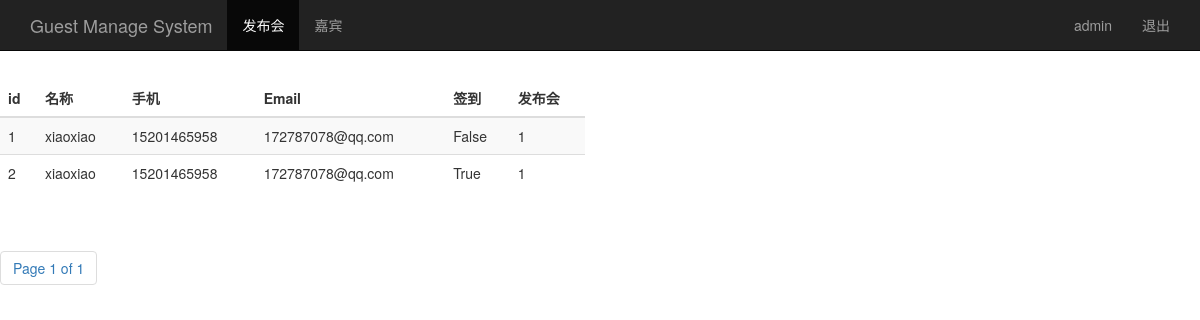
The page /guest_manage/ (signed in) on the database its author committed.
### sign/models.py (models this page shows)
class Guest(models.Model):
    event=models.ForeignKey(Event,on_delete=models.CASCADE)#关联发布会id（外键）
    realname=models.CharField(max_length=64)#姓名
    phone=models.CharField(max_length=16)#手机号
    email=models.EmailField()#邮箱
    sign=models.BooleanField()#签到状态
    create_time=models.DateTimeField(auto_now=True)#创建时间

### sign/views.py (the view)
# urls.py: path(r"guest_manage/",views.guest_manage),
@login_required
def guest_manage(request):#嘉宾管理
    username=request.session.get("user","")
    guest_list=Guest.objects.all()
    paginator=Paginator(guest_list,10)#每页显示10条数据
    page=request.GET.get("page")
    try:
        contacts=paginator.page(page)
    except PageNotAnInteger:
        contacts=paginator.page(1)
    except EmptyPage:
        contacts=paginator.page(paginator.num_pages)
    return render(request,"guest_manage.html",{"user":username,"guests":contacts})

### sign/templates/guest_manage.html (shortened to what this page needs)
<!DOCTYPE html>
<html lang="en">
<head>
    {% load bootstrap3 %}
    {% bootstrap_css %}
</head>
<body>
<nav class="navbar navbar-inverse navbar-fixed-top">
    <div class="container">
        <div class="navbar-header">
            <a class="navbar-brand" href="/event_manage/"> Guest Manage System</a>
        </div>
        <div id="navbar" class="collapse navbar-collapse">
          <ul class="nav navbar-nav">
              <li class="active"><a href="/event_manage/">发布会</a></li>
              <li ><a href="#">嘉宾</a></li>
          </ul>
           <ul class="nav navbar-nav navbar-right">
              <li><a href="#">{{ user }}</a></li>
              <li><a href="/logout/">退出</a></li>
          </ul>
        </div>
    </div>
</nav>
<div class="row" style="padding-top: 80px;">
    <div class="col-md-6">
        <table class="table table-striped">
            <thead>
                   <tr>
                       <th>id</th> <th>名称</th> <th>手机</th> <th>Email</th><th>签到</th><th>发布会</th>
                   </tr>
            </thead>
            <tbody>
                  {% for guest in guests %}
                  <tr>
                      <td>{{ guest.id }}</td>
                      <td>{{ guest.realname }}</td>
                      <td>{{ guest.phone }}</td>
                      <td>{{ guest.email }}</td>
                      <td>{{ guest.sign }}</td>
                      <td>{{ guest.event_id }}</td>
                  </tr>
                  {% endfor %}
            </tbody>
        </table>
    </div>
</div>
<div class="pagination">
        <span class="step-links">
          <ul class="pagination">
             <li><a href="#">Page {{ guests.number }} of {{ guests.paginator.num_pages}}</a></li>
            </ul>
        </span>
</div>
</body>
</html>

### rows shown on the page
Guest: id "1", realname "xiaoxiao", phone "15201465958", email "172787078@qq.com", sign "False", event_id "1"
Guest: id "2", realname "xiaoxiao", phone "15201465958", email "172787078@qq.com", sign "True", event_id "1"

### other values the page prints
{{ user }} "admin"
{{ guests.number }} "1"
{{ guests.paginator.num_pages }} "1"
